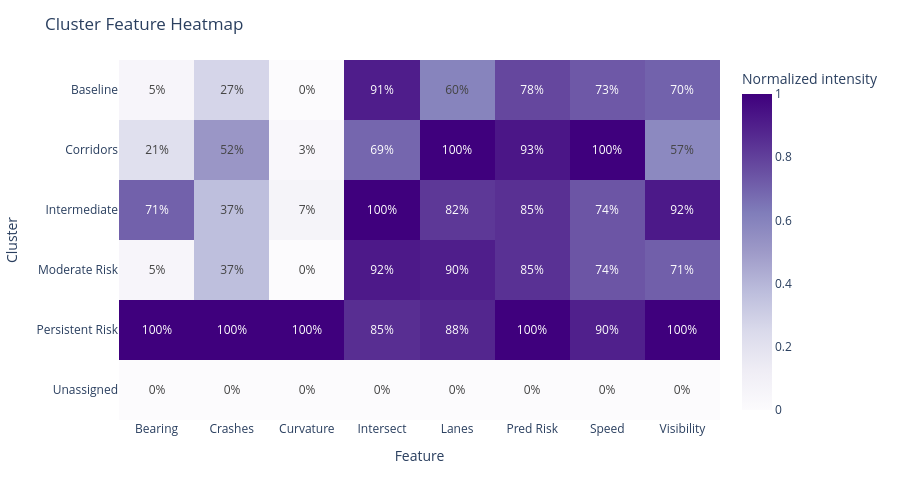

Notebook cell for this chart:
### Code cell
import json
import pandas as pd
import numpy as np
import plotly.express as px

# Load GeoJSON
with open("../data/processed/segment_combined_map.geojson", "r") as f:
    geojson = json.load(f)

# Flatten properties
rows = [feature["properties"] for feature in geojson["features"]]
df = pd.DataFrame(rows)

# Keep only rows with cluster labels
df = df[df["cluster_label"].notna()].copy()

# Features to compare
feature_map = {
    "avg_predicted_risk": "Pred Risk",
    "total_crashes": "Crashes",
    "maxspeed": "Speed",
    "lanes": "Lanes",
    "visibility_risk_score": "Visibility",
    "segment_curvature": "Curvature",
    "bearing_change_max": "Bearing",
    "intersection_degree_max": "Intersect",
}

# Aggregate by cluster
cluster_summary = (
    df.groupby("cluster_label")[list(feature_map.keys())]
    .mean()
    .reset_index()
)

# Normalize each column 0-1 for comparison
normalized = cluster_summary.copy()
for col in feature_map.keys():
    col_min = normalized[col].min()
    col_max = normalized[col].max()
    if col_max > col_min:
        normalized[col] = (normalized[col] - col_min) / (col_max - col_min)
    else:
        normalized[col] = 0.0

# Shorter labels if you want
label_map = {
    "High-Risk Persistent Segments": "Persistent Risk",
    "Elevated Risk Corridors": "Corridors",
    "Moderate-Risk Segments": "Moderate Risk",
    "Intermediate Risk Group": "Intermediate",
    "Low-Risk Baseline": "Baseline",
}
normalized["cluster_label"] = normalized["cluster_label"].replace(label_map)

# Long -> tidy for heatmap
heatmap_df = normalized.melt(
    id_vars="cluster_label",
    value_vars=list(feature_map.keys()),
    var_name="feature",
    value_name="value"
)
heatmap_df["feature"] = heatmap_df["feature"].map(feature_map)

fig = px.imshow(
    heatmap_df.pivot(index="cluster_label", columns="feature", values="value"),
    text_auto=".0%",
    aspect="auto",
    color_continuous_scale="Purples",
    labels=dict(color="Normalized intensity"),
)

fig.update_layout(
    title="Cluster Feature Heatmap",
    xaxis_title="Feature",
    yaxis_title="Cluster",
    height=500,
)

fig.show()

### Figure 1 — Plotly figure (JSON) as saved in the notebook; plotly's stock layout.template omitted (floating-point values rounded to 4 significant figures)
{"data": [{"coloraxis": "coloraxis", "hovertemplate": "feature: %{x}<br>cluster_label: %{y}<br>Normalized intensity: %{z}<extra></extra>", "name": "0", "texttemplate": "%{z:.0%}", "type": "heatmap", "x": ["Bearing", "Crashes", "Curvature", "Intersect", "Lanes", "Pred Risk", "Speed", "Visibility"], "xaxis": "x", "y": ["Baseline", "Corridors", "Intermediate", "Moderate Risk", "Persistent Risk", "Unassigned"], "yaxis": "y", "z": [[0.05241, 0.2707, 0.0001436, 0.9062, 0.5962, 0.7797, 0.7298, 0.7023], [0.2117, 0.5181, 0.0323, 0.6889, 1.0, 0.9279, 1.0, 0.5744], [0.7054, 0.3676, 0.0666, 1.0, 0.8229, 0.8478, 0.7378, 0.92], [0.04966, 0.3673, 0.0001287, 0.9186, 0.9035, 0.8465, 0.74, 0.7112], [1.0, 1.0, 1.0, 0.8544, 0.8785, 1.0, 0.8967, 1.0], [0.0, 0.0, 0.0, 0.0, 0.0, 0.0, 0.0, 0.0]]}], "layout": {"coloraxis": {"colorbar": {"title": {"text": "Normalized intensity"}}, "colorscale": [[0, "rgb(252,251,253)"], [0.125, "rgb(239,237,245)"], [0.25, "rgb(218,218,235)"], [0.375, "rgb(188,189,220)"], [0.5, "rgb(158,154,200)"], [0.625, "rgb(128,125,186)"], [0.75, "rgb(106,81,163)"], [0.875, "rgb(84,39,143)"], [1, "rgb(63,0,125)"]]}, "height": 500, "margin": {"t": 60}, "title": {"text": "Cluster Feature Heatmap"}, "xaxis": {"anchor": "y", "domain": [0, 1], "title": {"text": "Feature"}}, "yaxis": {"anchor": "x", "autorange": "reversed", "domain": [0, 1], "title": {"text": "Cluster"}}}}
